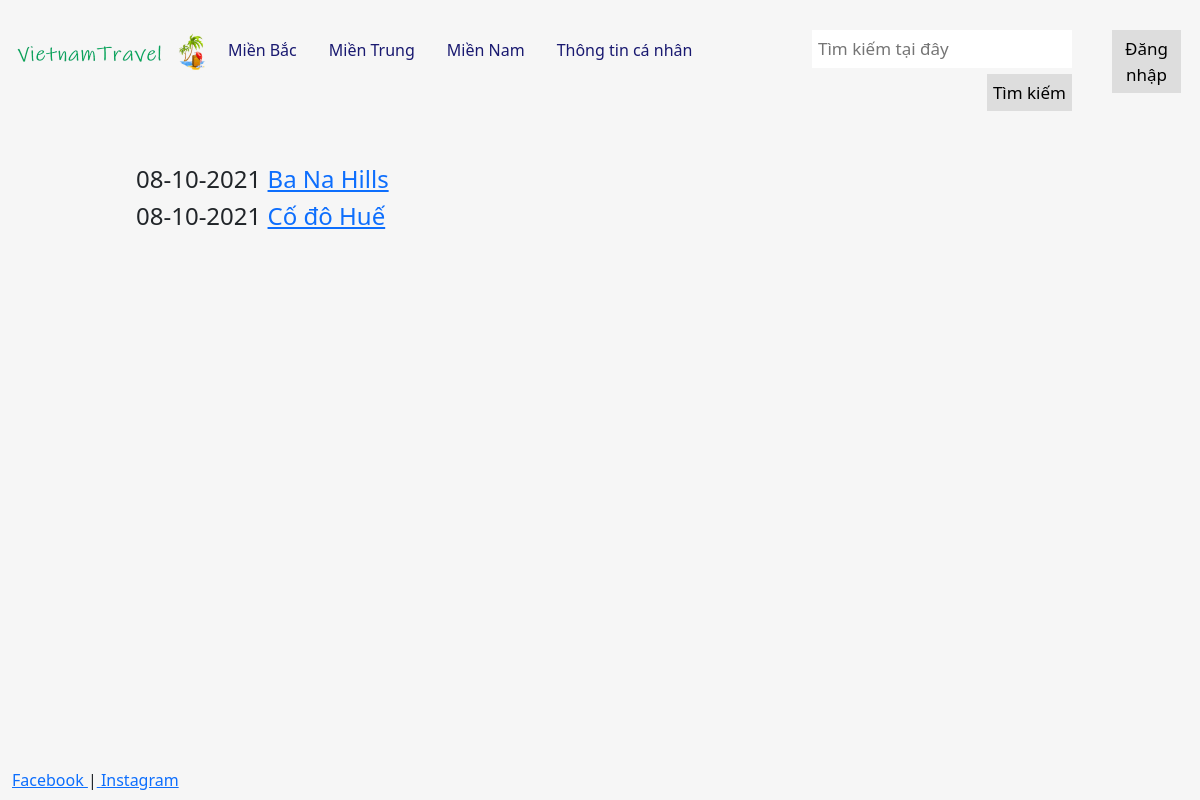
The app's page /centraltravel/ with its own data.
### centraltravel/models.py (models this page shows, shortened)
class Post_Central(models.Model):
    title = models.CharField(max_length=500)
    content = models.TextField()
    image = models.ImageField(upload_to='images')
    created_at = models.DateTimeField(auto_now_add=True)
    upload_to = models.DateTimeField(auto_now=True)

### centraltravel/views.py (the view)
# urls.py: path('centraltravel/', views.list),
def list(request):
    Data = Post_Central.objects.all()
    return render(request, 'centraltravel/central.html', {'Posts_Central': Data})

### centraltravel/templates/centraltravel/central.html (shortened to what this page needs)
<!DOCTYPE html>
<html lang="en">
<head>
    {% load static %}
    <link rel="stylesheet" href="{%  static 'css/bootstrap.min.css' %}" type="text/css">
</head>
<body>
    <br>
    <div class="container-fluid" style="min-height: 93%">
        <div class="row" style="color: #ffffff">
            <div class="col-sm-2">
                <div style="text-align: left;">
                    <a href="/"><img src="{% static 'images/logo.png' %}" class="responsive-img" style="max-height: 60px"/></a>
                </div>
                <br>
            </div>
            <div class="col-sm-6">
                <div class="bs-sliderbar">
                    <ul class="nav">
                        <li><a class="nav-link" href="/northtravel" style="color: midnightblue">Miền Bắc</a></li>
                        <li><a class="nav-link" href="/centraltravel" style="color: midnightblue">Miền Trung</a></li>
                        <li><a class="nav-link" href="/southtravel" style="color: midnightblue">Miền Nam</a></li>
                        <li><a class="nav-link" href="/information" style="color: midnightblue">Thông tin cá nhân</a></li>
                    </ul>
                </div>
            </div>
            <div class="col-sm-3">
                <div class="search-container">
                    <form action="/">
                        <input type="text" placeholder="Tìm kiếm tại đây" name="search">
                        <button type="submit">Tìm kiếm</button>
                    </form>
                </div>
            </div>
            <div class="col-sm-1">
                <button type="submit">Đăng nhập</button>
            </div>
        </div>
        <br>
        <div class="row">
            <div class="col-sm-1">
            </div>
            <div class="col-sm-10">
                <br>
                <div class="container-fluid">
                    {% block content %}
                        {% for post in Posts_Central %}
                            <h4>{{ post.upload_to|date:"d-m-Y" }} <a href="/centraltravel/{{ post.id }}">{{ post.title }}</a></h4>
                        {% endfor %}
                    {% endblock %}
                </div>
            </div>
            <div class="col-sm-1">
            </div>
        </div>
    </div>
    <footer>
        <div class="container-fluid">
            <a href="https://www.facebook.com/vhuytran.2610/">Facebook </a>|<a href="https://www.instagram.com/vhuy.tran/"> Instagram</a>
        </div>
    </footer>
</body>
</html>

### centraltravel/templates/centraltravel/central.html (style rules this page uses)
html, body { height: 100%; background-color: #f6f6f6; }
.col-sm-6 { margin-top: 6px; }
.col-sm-10 { margin-top: 6px; }
.col-sm-3 .search-container { float: right; }
.col-sm-3 input[type=text] { padding: 6px; margin-top: 6px; font-size: 17px; border: none; }
.col-sm-3 .search-container button { float: right; padding: 6px; margin-top: 6px; margin-right: 16px; background: #ddd; font-size: 17px; border: none; cursor: pointer; }
.col-sm-1 button { float: right; padding: 6px; margin-top: 6px; margin-right: 7px; background: #ddd; font-size: 17px; border: none; cursor: pointer; }

### records on screen
Post_Central: upload_to "08-10-2021", title "Ba Na Hills"
Post_Central: upload_to "08-10-2021", title "Cố đô Huế"
